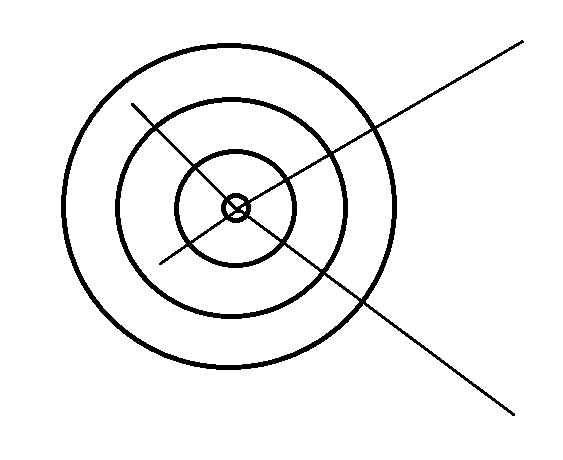
//> input picture media/target.png, 563 x 460 px
$ ./problem6-4   (built with g++ and OpenCV 4)
//> lines starting //> are read from the running program, lines starting //| are printed output that depends on the picture; after the words box and inside, x2 and y2 are one past the last pixel; in counts of white or black regions, pixels touching at a corner belong together

#include <iostream>
#include <sstream>
#include "opencv2/core/core.hpp"
#include "opencv2/imgproc/imgproc.hpp"
#include "opencv2/video/background_segm.hpp"
#include "opencv2/highgui/highgui.hpp"

#pragma comment(lib, "opencv_core2411d.lib")
#pragma comment(lib, "opencv_highgui2411d.lib")
#pragma comment(lib, "opencv_imgproc2411d.lib")

using namespace std;
using namespace cv;


void main()
{
	Mat src = imread("../../media/target.png");
//> src is the input picture: 460 rows x 563 cols, CV_8UC3; 94.8% white; 1 black region, box (x1, y1, x2, y2) and area: (61, 40, 524, 416) 13366
	cvtColor(src, src, CV_RGB2GRAY);
	threshold(src, src, 10, 255, CV_THRESH_BINARY_INV);
	imshow("src", src);

	int arr[4] = { 3,5,9,13 };
	for (int i=0; i < 4; ++i)
	{
		Mat dst1;
		Sobel(src, dst1, CV_16S, 1, 0, arr[i]);
		Mat dst2;
		Sobel(src, dst2, CV_16S, 0, 1, arr[i]);
		Mat dst;
		addWeighted(dst1, 0.5, dst2, 0.5, 0, dst);
		convertScaleAbs(dst, dst);

		stringstream ss;
		ss << "dst " << arr[i];
		imshow(ss.str().c_str(), dst);
	}
//> this loop made 4 passes
//> pass 1, `Sobel(src, dst1, CV_16S, 1, 0, arr[i]);`:
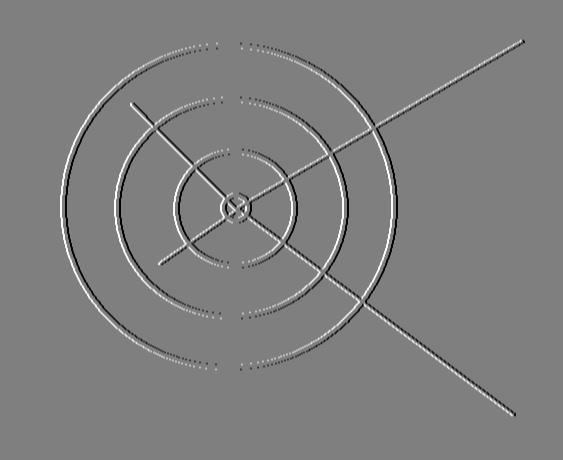
//> dst1: 460 rows x 563 cols, CV_16SC1; min -1020, max 1020, mean 0; drawn with min black and max white
//> pass 1, `Sobel(src, dst2, CV_16S, 0, 1, arr[i]);`:
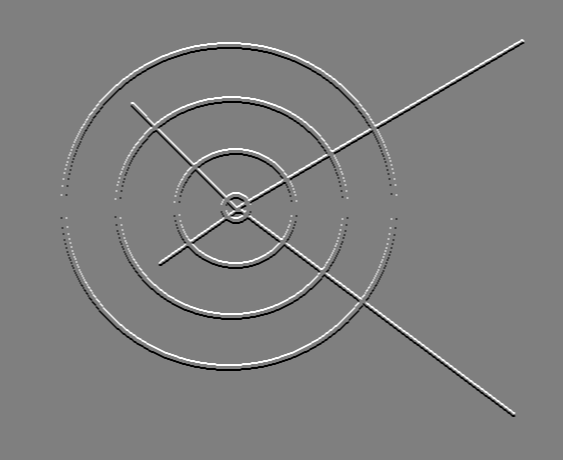
//> dst2: 460 rows x 563 cols, CV_16SC1; min -1020, max 1020, mean 0; drawn with min black and max white
//> pass 1, `addWeighted(dst1, 0.5, dst2, 0.5, 0, dst);`:
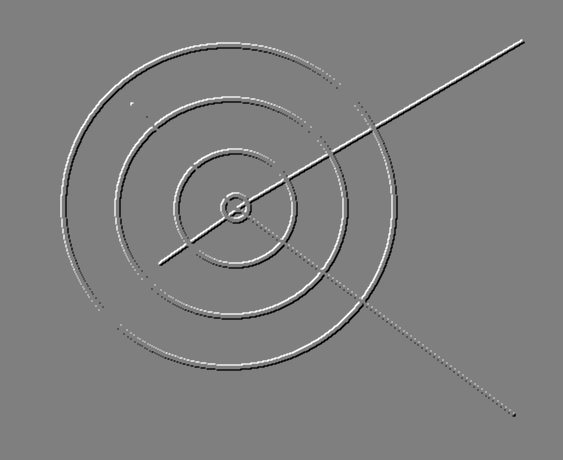
//> dst: 460 rows x 563 cols, CV_16SC1; min -765, max 765, mean 0; drawn with min black and max white
//> pass 1, `convertScaleAbs(dst, dst);`:
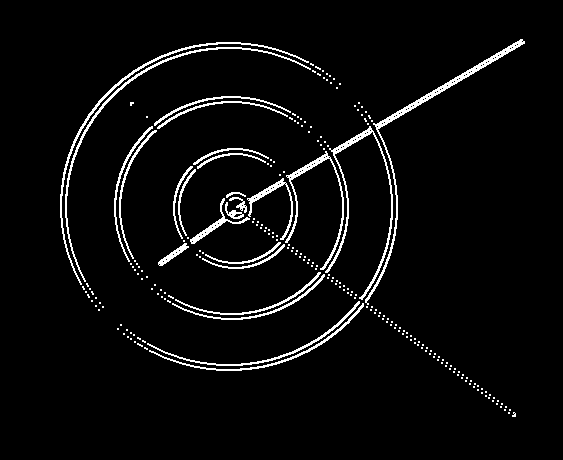
//> dst: 460 rows x 563 cols, CV_8UC1; 4.4% white in thin lines or dots, all inside (x1, y1, x2, y2) = (60, 39, 525, 417)

	waitKey();
}

$ run again, with media/circle.png copied over media/target.png
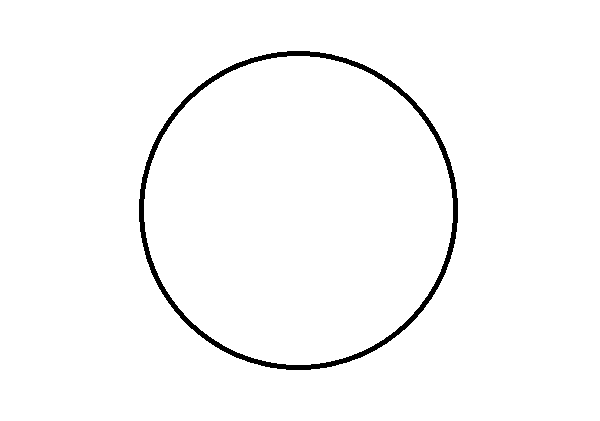
//> input picture media/circle.png, 600 x 421 px
//> src is the input picture: 421 rows x 600 cols, CV_8UC3; 98.1% white; 1 black region, box (x1, y1, x2, y2) and area: (139, 51, 458, 370) 4914
//> the loop `for (int i=0; i < 4; ++i)` made 4 passes
//> pass 1, `Sobel(src, dst2, CV_16S, 0, 1, arr[i]);`:
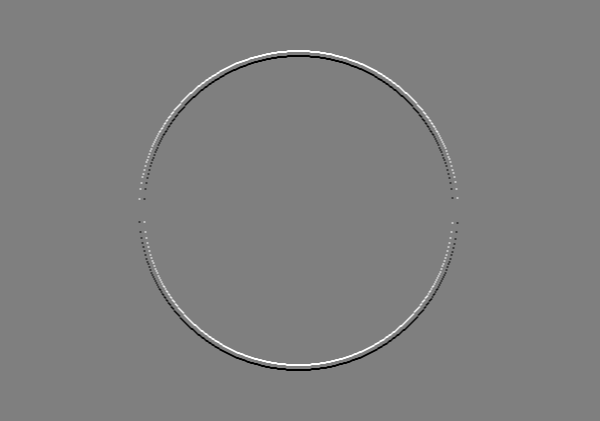
//> dst2: 421 rows x 600 cols, CV_16SC1; min -1020, max 1020, mean 0; drawn with min black and max white
//> pass 1, `convertScaleAbs(dst, dst);`:
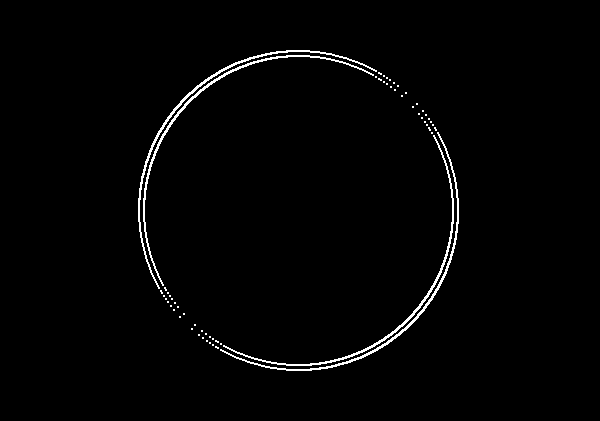
//> dst: 421 rows x 600 cols, CV_8UC1; 1.6% white in thin lines or dots, all inside (x1, y1, x2, y2) = (138, 50, 459, 371)

$ run again, with media/lines.png copied over media/target.png
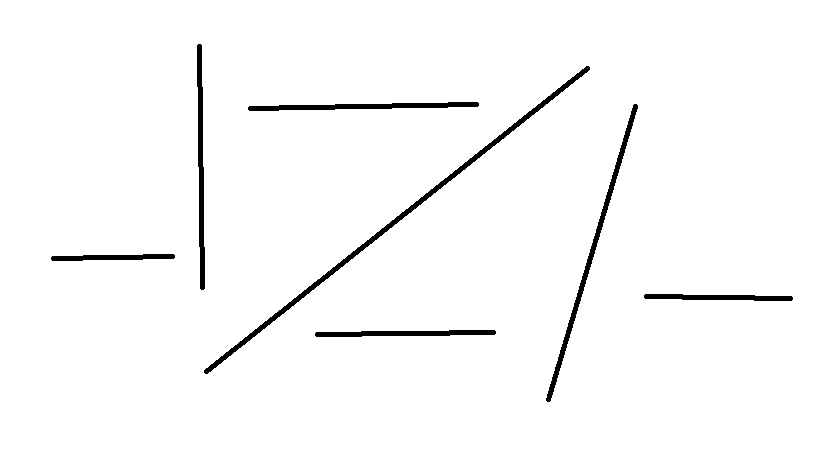
//> input picture media/lines.png, 819 x 460 px
//> src is the input picture: 460 rows x 819 cols, CV_8UC3; 97.7% white; 7 black regions, largest, box (x1, y1, x2, y2) and area: (204, 66, 590, 374) 2448, (546, 104, 638, 402) 1556, (197, 44, 205, 290) 1226
//> the loop `for (int i=0; i < 4; ++i)` made 4 passes
//> pass 1, `Sobel(src, dst2, CV_16S, 0, 1, arr[i]);`:
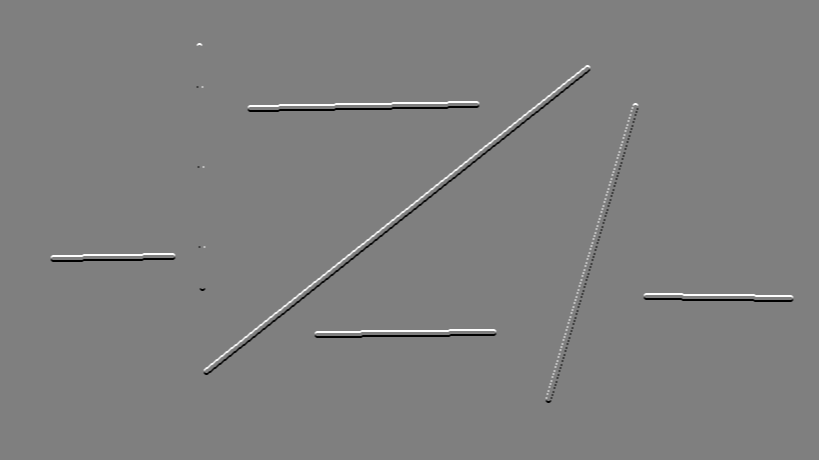
//> dst2: 460 rows x 819 cols, CV_16SC1; min -1020, max 1020, mean 0; drawn with min black and max white
//> pass 1, `convertScaleAbs(dst, dst);`:
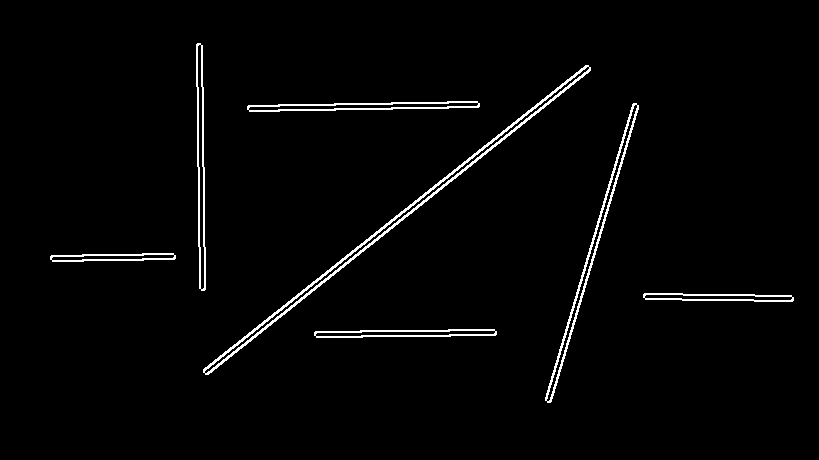
//> dst: 460 rows x 819 cols, CV_8UC1; 2.2% white in thin lines or dots, all inside (x1, y1, x2, y2) = (50, 43, 794, 403)

$ run again, with media/pic1.png copied over media/target.png
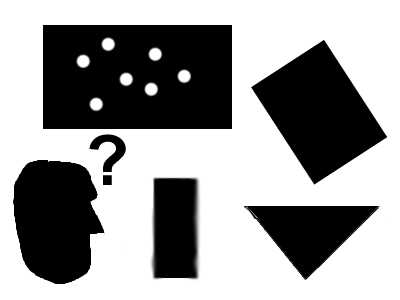
//> input picture media/pic1.png, 400 x 300 px
//> src is the input picture: 300 rows x 400 cols, CV_8UC3; mean B, G, R 154.1, 154.1, 154.1
//> `threshold(src, src, 10, 255, CV_THRESH_BINARY_INV);`:
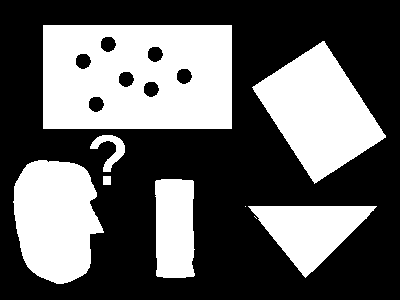
//> src: 300 rows x 400 cols, CV_8UC1; 38.2% white; 9 white regions (2 under 20 px), largest, box (x1, y1, x2, y2) and area: (43, 25, 232, 129) 18410, (252, 41, 386, 184) 9889, (13, 160, 104, 284) 8502
//> the loop `for (int i=0; i < 4; ++i)` made 4 passes
//> pass 1, `convertScaleAbs(dst, dst);`:
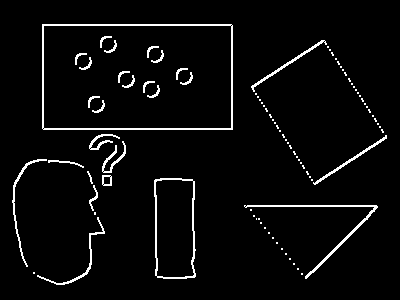
//> dst: 300 rows x 400 cols, CV_8UC1; 4% white in thin lines or dots, all inside (x1, y1, x2, y2) = (12, 24, 387, 285)
